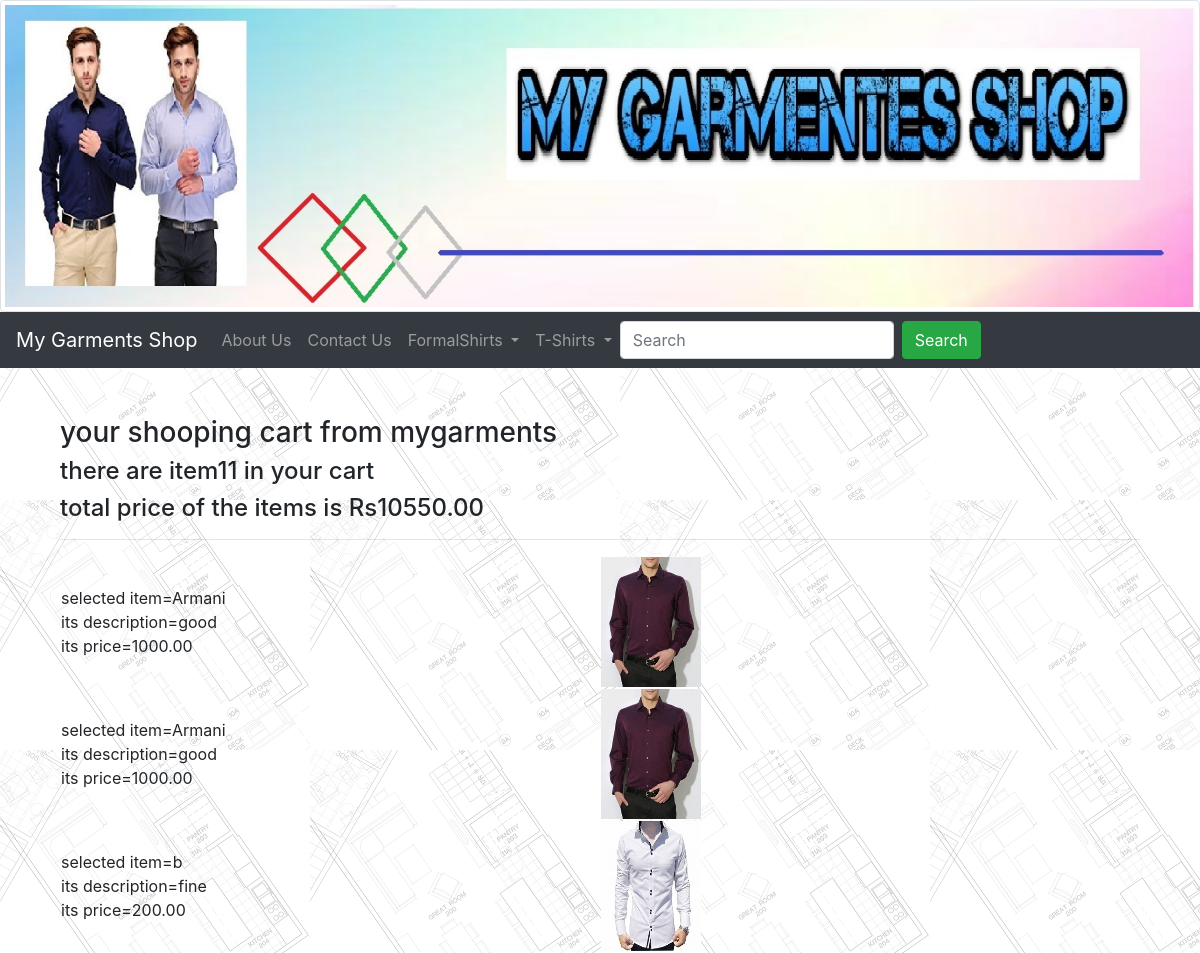
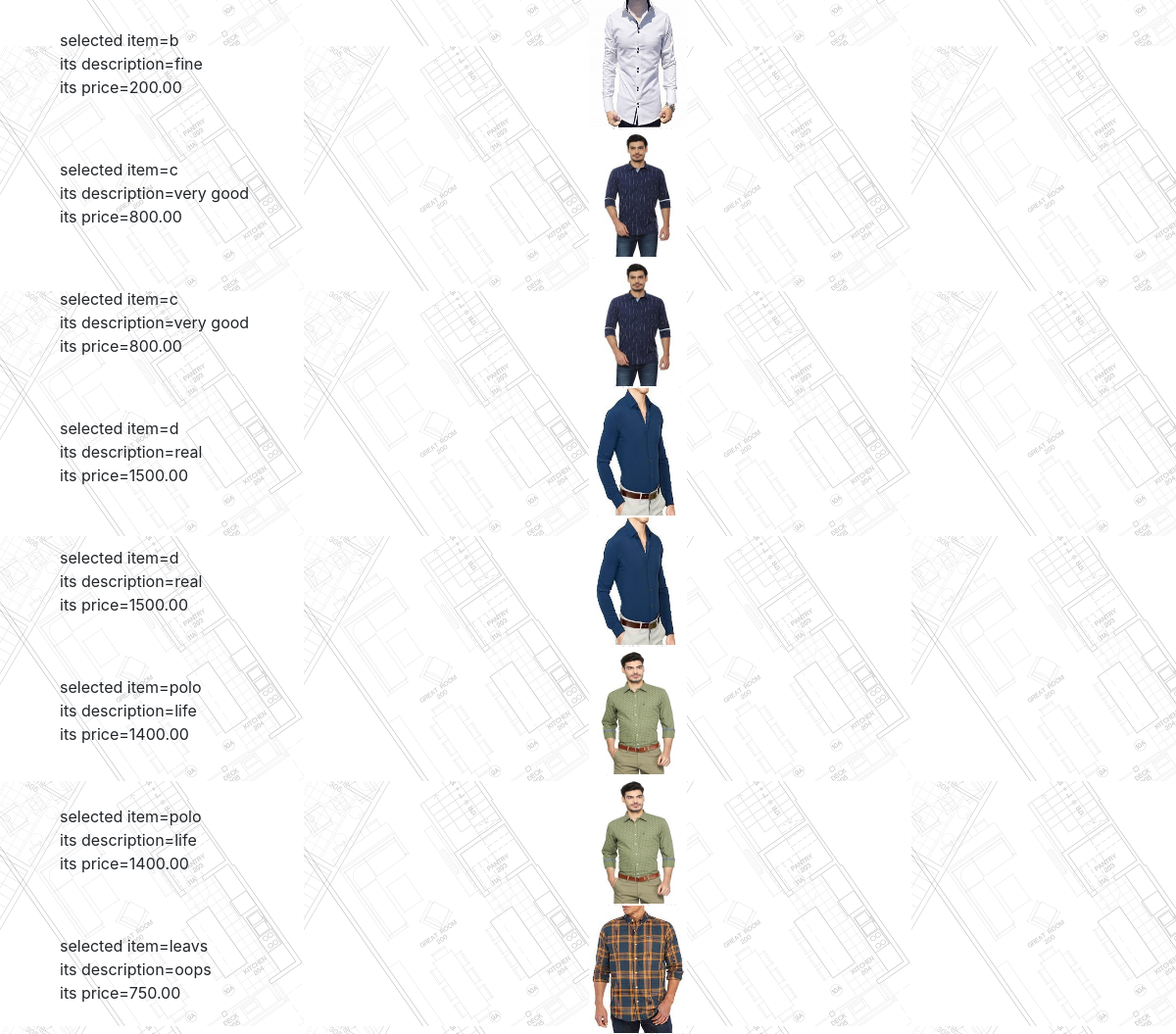
/cart14, run on the app's committed database (2 pictures, top to bottom).
### garments/models.py (models this page shows, shortened)
class FormalShirt(models.Model):
    name=models.CharField(max_length=100)
    photo=models.ImageField()
    desc=models.TextField(max_length=500,blank=True)
    price=models.DecimalField(max_digits=10,decimal_places=2)
    stock=models.PositiveIntegerField()
    available=models.BooleanField(default=True)
    created=models.DateTimeField(auto_now_add=True)
    updated=models.DateTimeField(auto_now=True)

### garments/views.py (the view)
# urls.py: path('cart<int:x>',cart),
def cart(request,x):
     item=get_object_or_404(FormalShirt,id=x)
     lst.append(item)
     price.append(item.price)
     return render(request,'cart.html',{'lst':lst,'price':price,'no_items':len(lst),'tot_price':sum(price)})

### garments/templates/cart.html
{% extends 'base.html' %}
{% block body_block %}
 <div class="container">
    <h3>your shooping cart from mygarments</h3>
    <h4>there are item{{no_items}} in your cart</h4>
    <h4>total price of the items is Rs{{tot_price}}</h4>
    <hr>
<table width=100% border=0>
  {% for i in lst %}
<tr>
<td width=50%>
    selected item={{i.name}}<br>
    its description={{i.desc}}<br>
    its price={{i.price}}<br>
</td>
<td>
<img src="{{i.photo.url}}" width=100 height=130/>
</td>
</tr>
{% endfor %}
</div>
{% endblock %}

### garments/templates/base.html (shortened to what this page needs)
<!DOCTYPE html>
<html lang="en">
<head>
  <link rel="stylesheet" href="https://maxcdn.bootstrapcdn.com/bootstrap/4.3.1/css/bootstrap.min.css">
</head>
<body style = background-image:url("/media/background.png")>
<img src="/media/mybanner2.jpg" class="img-thumbnail" width=100% height=300 />
<nav class="navbar navbar-expand-sm bg-dark navbar-dark">
  <a class="navbar-brand" href="#">My Garments Shop</a>
  <ul class="navbar-nav">
    <li class="nav-item">
      <a class="nav-link" href="/aboutus">About Us</a>
    </li>
    <li class="nav-item">
      <a class="nav-link" href="/contactus">Contact Us</a>
    </li>
    <li class="nav-item dropdown">
      <a class="nav-link dropdown-toggle" href="#" id="navbardrop" data-toggle="dropdown">
        FormalShirts
      </a>
    </li>
    <li class="nav-item dropdown">
      <a class="nav-link dropdown-toggle" href="#" id="navbardrop" data-toggle="dropdown">
        T-Shirts
      </a>
    </li>
  <form class="form-inline" action="/search_list">
    <input class="form-control mr-sm-2" type="text" placeholder="Search" name='query' value='{{query.GET.get}}'>
    <button class="btn btn-success" type="submit">Search</button>
  </form>
</nav>
<br>
<br>
<div class="container">
  {% block body_block %}{% endblock %}
</body>
</html>

### data on the page
FormalShirt: name "Armani", desc "good", price "1000.00", photo (picture)
FormalShirt: name "b", desc "fine", price "200.00", photo (picture)
FormalShirt: name "c", desc "very good", price "800.00", photo (picture)
FormalShirt: name "d", desc "real", price "1500.00", photo (picture)
FormalShirt: name "polo", desc "life", price "1400.00", photo (picture)
FormalShirt: name "leavs", desc "oops", price "750.00", photo (picture)

### other printed values
{{ no_items }} "11"
{{ tot_price }} "10550.00"
